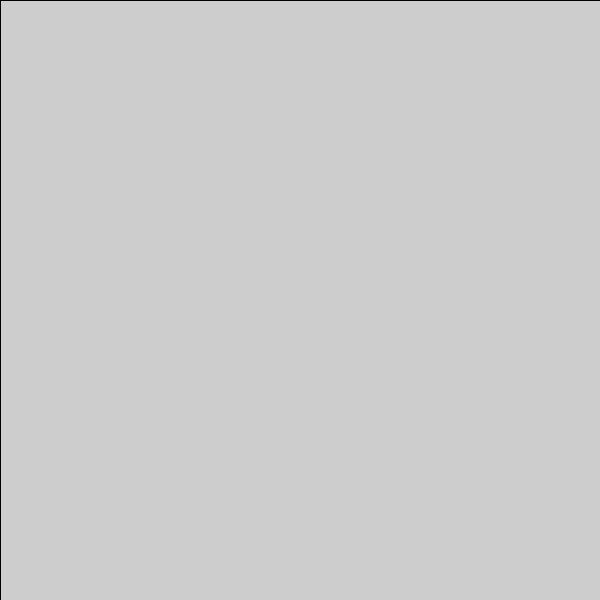
Frame 1 (no input)
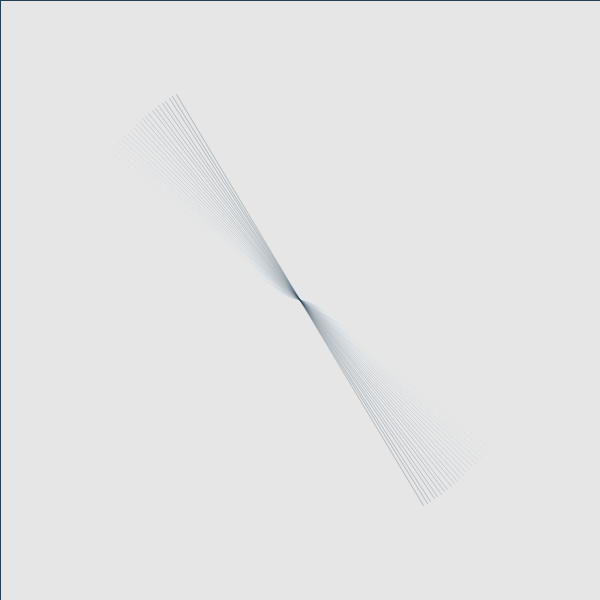
Frame 60 (the mouse pressed at the canvas centre just before this capture)
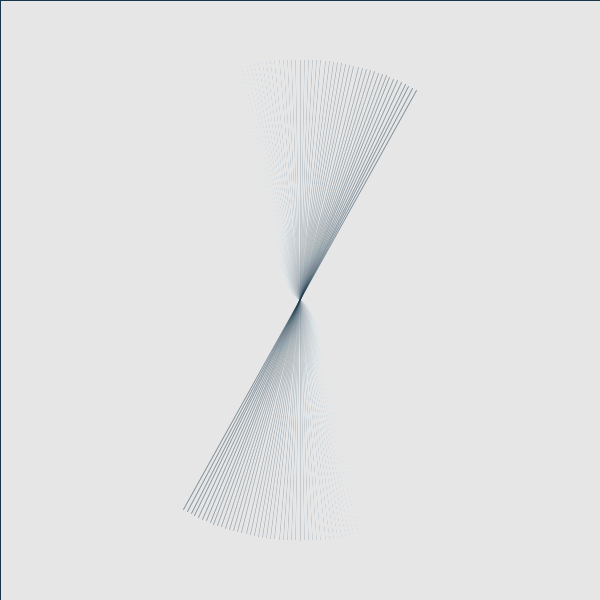
Frame 120 (the mouse held since frame 60 and released just before this capture)

The Processing sketch that drew these frames (run headless with seeded random() and noise(); from frame 60 on, the mouse is pressed at the canvas centre):

// Processing sketch: symmetric2
// ── symmetric2.pde
float radius = (width + height) / 5;
float centx = width/2;
float centy = height/2;
float angle = 0;
float x, y, symx, symy;
float rad;
int stroke = 0, stroker = 1;

void setup() {
  size(600, 600);
  radius = (width + height) / 5;
  centx = width/2;
  centy = height/2;
  smooth();
}
void draw() {
  fill(255, 5);
  rect(0, 0, width, height);
  stroke(20, 50, 70, stroke);
  rad = radians(angle);
  x = centx + cos(rad)*radius;
  y = centy + sin(rad)*radius;
  rad = radians(angle + 180);
  symx = centx + cos(rad)*radius;
  symy = centy + sin(rad)*radius;  
  line(symx, symy, x, y);
  angle += 1;
  stroke += stroker;
  if (stroke < 0 || stroke > 255) stroker *= -1;
}
